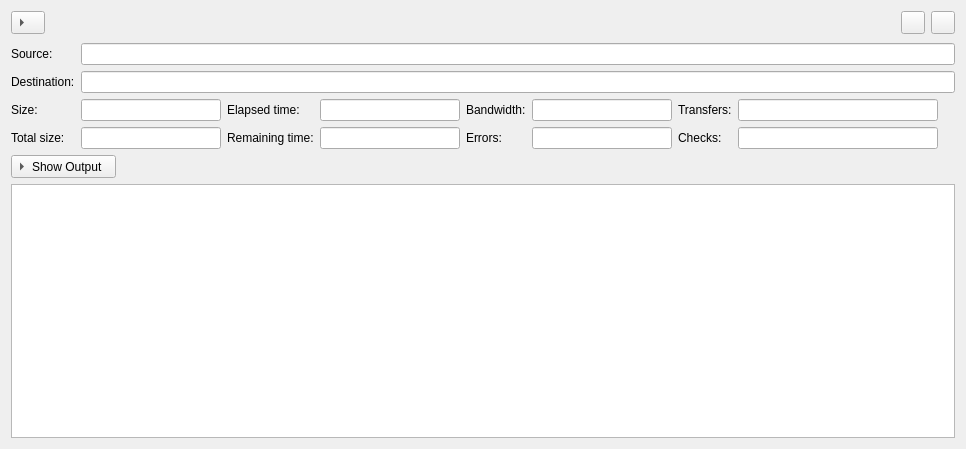
<?xml version="1.0" encoding="UTF-8"?>
<ui version="4.0">
 <class>JobWidget</class>
 <widget class="QWidget" name="JobWidget">
  <property name="geometry">
   <rect>
    <x>0</x>
    <y>0</y>
    <width>966</width>
    <height>449</height>
   </rect>
  </property>
  <property name="windowTitle">
   <string>Form</string>
  </property>
  <layout class="QVBoxLayout" name="verticalLayout">
   <property name="spacing">
    <number>0</number>
   </property>
   <item>
    <widget class="QWidget" name="widget" native="true">
     <layout class="QHBoxLayout" name="horizontalLayout">
      <property name="leftMargin">
       <number>0</number>
      </property>
      <property name="topMargin">
       <number>0</number>
      </property>
      <property name="rightMargin">
       <number>0</number>
      </property>
      <property name="bottomMargin">
       <number>0</number>
      </property>
      <item>
       <widget class="QToolButton" name="showDetails">
        <property name="styleSheet">
         <string notr="true"/>
        </property>
        <property name="checkable">
         <bool>true</bool>
        </property>
        <property name="toolButtonStyle">
         <enum>Qt::ToolButtonTextBesideIcon</enum>
        </property>
        <property name="arrowType">
         <enum>Qt::RightArrow</enum>
        </property>
       </widget>
      </item>
      <item>
       <widget class="QLabel" name="info"/>
      </item>
      <item>
       <widget class="QToolButton" name="copy">
        <property name="toolTip">
         <string>Copy command to clipboard</string>
        </property>
        <property name="styleSheet">
         <string notr="true"/>
        </property>
       </widget>
      </item>
      <item>
       <widget class="QToolButton" name="cancel">
        <property name="toolTip">
         <string>Cancel</string>
        </property>
        <property name="styleSheet">
         <string notr="true"/>
        </property>
       </widget>
      </item>
     </layout>
    </widget>
   </item>
   <item>
    <widget class="QWidget" name="details" native="true">
     <layout class="QGridLayout" name="gridLayout_2">
      <property name="leftMargin">
       <number>0</number>
      </property>
      <property name="rightMargin">
       <number>0</number>
      </property>
      <property name="bottomMargin">
       <number>0</number>
      </property>
      <item row="2" column="7" rowspan="2">
       <spacer name="horizontalSpacer">
        <property name="orientation">
         <enum>Qt::Horizontal</enum>
        </property>
        <property name="sizeHint" stdset="0">
         <size>
          <width>40</width>
          <height>20</height>
         </size>
        </property>
       </spacer>
      </item>
      <item row="3" column="0">
       <widget class="QLabel" name="label_4a">
        <property name="text">
         <string>Total size:</string>
        </property>
        <property name="buddy">
         <cstring>totalsize</cstring>
        </property>
       </widget>
      </item>
      <item row="3" column="1">
       <widget class="QLineEdit" name="totalsize">
        <property name="sizePolicy">
         <sizepolicy hsizetype="Fixed" vsizetype="Fixed">
          <horstretch>0</horstretch>
          <verstretch>0</verstretch>
         </sizepolicy>
        </property>
        <property name="minimumSize">
         <size>
          <width>140</width>
          <height>0</height>
         </size>
        </property>
        <property name="alignment">
         <set>Qt::AlignRight|Qt::AlignTrailing|Qt::AlignVCenter</set>
        </property>
        <property name="readOnly">
         <bool>true</bool>
        </property>
       </widget>
      </item>
      <item row="3" column="2">
       <widget class="QLabel" name="label_4">
        <property name="text">
         <string>Remaining time:</string>
        </property>
        <property name="buddy">
         <cstring>eta</cstring>
        </property>
       </widget>
      </item>
      <item row="3" column="3">
       <widget class="QLineEdit" name="eta">
        <property name="sizePolicy">
         <sizepolicy hsizetype="Fixed" vsizetype="Fixed">
          <horstretch>0</horstretch>
          <verstretch>0</verstretch>
         </sizepolicy>
        </property>
        <property name="minimumSize">
         <size>
          <width>140</width>
          <height>0</height>
         </size>
        </property>
        <property name="alignment">
         <set>Qt::AlignRight|Qt::AlignTrailing|Qt::AlignVCenter</set>
        </property>
        <property name="readOnly">
         <bool>true</bool>
        </property>
       </widget>
      </item>
      <item row="3" column="4">
       <widget class="QLabel" name="label_7">
        <property name="text">
         <string>Errors:</string>
        </property>
        <property name="buddy">
         <cstring>errors</cstring>
        </property>
       </widget>
      </item>
      <item row="3" column="5">
       <widget class="QLineEdit" name="errors">
        <property name="sizePolicy">
         <sizepolicy hsizetype="Fixed" vsizetype="Fixed">
          <horstretch>0</horstretch>
          <verstretch>0</verstretch>
         </sizepolicy>
        </property>
        <property name="minimumSize">
         <size>
          <width>140</width>
          <height>0</height>
         </size>
        </property>
        <property name="alignment">
         <set>Qt::AlignRight|Qt::AlignTrailing|Qt::AlignVCenter</set>
        </property>
        <property name="readOnly">
         <bool>true</bool>
        </property>
       </widget>
      </item>
      <item row="3" column="6">
       <widget class="QLabel" name="label_8">
        <property name="text">
         <string>Checks:</string>
        </property>
        <property name="buddy">
         <cstring>checks</cstring>
        </property>
       </widget>
      </item>
      <item row="3" column="7">
       <widget class="QLineEdit" name="checks">
        <property name="sizePolicy">
         <sizepolicy hsizetype="Fixed" vsizetype="Fixed">
          <horstretch>0</horstretch>
          <verstretch>0</verstretch>
         </sizepolicy>
        </property>
        <property name="minimumSize">
         <size>
          <width>200</width>
          <height>0</height>
         </size>
        </property>
        <property name="alignment">
         <set>Qt::AlignRight|Qt::AlignTrailing|Qt::AlignVCenter</set>
        </property>
        <property name="readOnly">
         <bool>true</bool>
        </property>
       </widget>
      </item>
      <item row="2" column="2">
       <widget class="QLabel" name="label_6">
        <property name="text">
         <string>Elapsed time:</string>
        </property>
        <property name="buddy">
         <cstring>elapsed</cstring>
        </property>
       </widget>
      </item>
      <item row="2" column="1">
       <widget class="QLineEdit" name="size">
        <property name="sizePolicy">
         <sizepolicy hsizetype="Fixed" vsizetype="Fixed">
          <horstretch>0</horstretch>
          <verstretch>0</verstretch>
         </sizepolicy>
        </property>
        <property name="minimumSize">
         <size>
          <width>140</width>
          <height>0</height>
         </size>
        </property>
        <property name="alignment">
         <set>Qt::AlignRight|Qt::AlignTrailing|Qt::AlignVCenter</set>
        </property>
        <property name="readOnly">
         <bool>true</bool>
        </property>
       </widget>
      </item>
      <item row="1" column="1" colspan="7">
       <widget class="QLineEdit" name="dest">
        <property name="readOnly">
         <bool>true</bool>
        </property>
       </widget>
      </item>
      <item row="2" column="0">
       <widget class="QLabel" name="label_5">
        <property name="sizePolicy">
         <sizepolicy hsizetype="Fixed" vsizetype="Preferred">
          <horstretch>0</horstretch>
          <verstretch>0</verstretch>
         </sizepolicy>
        </property>
        <property name="text">
         <string>Size:</string>
        </property>
        <property name="buddy">
         <cstring>size</cstring>
        </property>
       </widget>
      </item>
      <item row="0" column="1" colspan="7">
       <widget class="QLineEdit" name="source">
        <property name="readOnly">
         <bool>true</bool>
        </property>
       </widget>
      </item>
      <item row="5" column="0" colspan="2">
       <widget class="QToolButton" name="showOutput">
        <property name="styleSheet">
         <string notr="true"/>
        </property>
        <property name="text">
         <string>Show Output</string>
        </property>
        <property name="checkable">
         <bool>true</bool>
        </property>
        <property name="toolButtonStyle">
         <enum>Qt::ToolButtonTextBesideIcon</enum>
        </property>
        <property name="arrowType">
         <enum>Qt::RightArrow</enum>
        </property>
       </widget>
      </item>
      <item row="2" column="4">
       <widget class="QLabel" name="label_2">
        <property name="text">
         <string>Bandwidth:</string>
        </property>
        <property name="buddy">
         <cstring>bandwidth</cstring>
        </property>
       </widget>
      </item>
      <item row="2" column="6">
       <widget class="QLabel" name="label_9">
        <property name="text">
         <string>Transfers:</string>
        </property>
        <property name="buddy">
         <cstring>transferred</cstring>
        </property>
       </widget>
      </item>
      <item row="6" column="0" colspan="8">
       <widget class="QPlainTextEdit" name="output">
        <property name="lineWrapMode">
         <enum>QPlainTextEdit::NoWrap</enum>
        </property>
        <property name="readOnly">
         <bool>true</bool>
        </property>
       </widget>
      </item>
      <item row="2" column="3">
       <widget class="QLineEdit" name="elapsed">
        <property name="sizePolicy">
         <sizepolicy hsizetype="Fixed" vsizetype="Fixed">
          <horstretch>0</horstretch>
          <verstretch>0</verstretch>
         </sizepolicy>
        </property>
        <property name="minimumSize">
         <size>
          <width>140</width>
          <height>0</height>
         </size>
        </property>
        <property name="alignment">
         <set>Qt::AlignRight|Qt::AlignTrailing|Qt::AlignVCenter</set>
        </property>
        <property name="readOnly">
         <bool>true</bool>
        </property>
       </widget>
      </item>
      <item row="0" column="0">
       <widget class="QLabel" name="label_3">
        <property name="sizePolicy">
         <sizepolicy hsizetype="Fixed" vsizetype="Preferred">
          <horstretch>0</horstretch>
          <verstretch>0</verstretch>
         </sizepolicy>
        </property>
        <property name="text">
         <string>Source:</string>
        </property>
        <property name="buddy">
         <cstring>source</cstring>
        </property>
       </widget>
      </item>
      <item row="1" column="0">
       <widget class="QLabel" name="label">
        <property name="sizePolicy">
         <sizepolicy hsizetype="Fixed" vsizetype="Preferred">
          <horstretch>0</horstretch>
          <verstretch>0</verstretch>
         </sizepolicy>
        </property>
        <property name="text">
         <string>Destination:</string>
        </property>
        <property name="buddy">
         <cstring>dest</cstring>
        </property>
       </widget>
      </item>
      <item row="2" column="5">
       <widget class="QLineEdit" name="bandwidth">
        <property name="sizePolicy">
         <sizepolicy hsizetype="Fixed" vsizetype="Fixed">
          <horstretch>0</horstretch>
          <verstretch>0</verstretch>
         </sizepolicy>
        </property>
        <property name="minimumSize">
         <size>
          <width>140</width>
          <height>0</height>
         </size>
        </property>
        <property name="alignment">
         <set>Qt::AlignRight|Qt::AlignTrailing|Qt::AlignVCenter</set>
        </property>
        <property name="readOnly">
         <bool>true</bool>
        </property>
       </widget>
      </item>
      <item row="2" column="7">
       <widget class="QLineEdit" name="transferred">
        <property name="sizePolicy">
         <sizepolicy hsizetype="Fixed" vsizetype="Fixed">
          <horstretch>0</horstretch>
          <verstretch>0</verstretch>
         </sizepolicy>
        </property>
        <property name="minimumSize">
         <size>
          <width>200</width>
          <height>0</height>
         </size>
        </property>
        <property name="alignment">
         <set>Qt::AlignRight|Qt::AlignTrailing|Qt::AlignVCenter</set>
        </property>
        <property name="readOnly">
         <bool>true</bool>
        </property>
       </widget>
      </item>
      <item row="4" column="0" colspan="8">
       <layout class="QFormLayout" name="progress">
        <property name="fieldGrowthPolicy">
         <enum>QFormLayout::ExpandingFieldsGrow</enum>
        </property>
        <property name="formAlignment">
         <set>Qt::AlignLeading|Qt::AlignLeft|Qt::AlignTop</set>
        </property>
       </layout>
      </item>
     </layout>
    </widget>
   </item>
  </layout>
 </widget>
 <tabstops>
  <tabstop>showDetails</tabstop>
  <tabstop>cancel</tabstop>
  <tabstop>source</tabstop>
  <tabstop>dest</tabstop>
  <tabstop>size</tabstop>
  <tabstop>elapsed</tabstop>
  <tabstop>bandwidth</tabstop>
  <tabstop>showOutput</tabstop>
  <tabstop>output</tabstop>
 </tabstops>
 <resources/>
 <connections/>
</ui>
